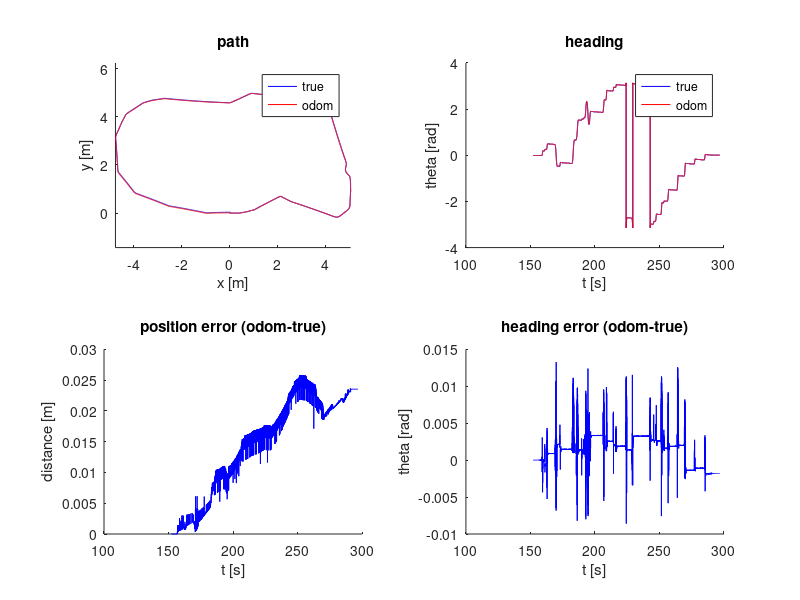

Reproduce this figure in MATLAB. (Note: a time limit stopped this script after it produced the figure.)
% ======
% ROB521_assignment2.m
% ======
%
% This assignment will introduce you to the idea of estimating the motion 
% of a mobile robot using wheel odometry, and then also using that wheel
% odometry to make a simple map.  It uses a dataset previously gathered in
% a mobile robot simulation environment called Gazebo. Watch the video,
% 'gazebo.mp4' to visualize what the robot did, what its environment
% looks like, and what its sensor stream looks like.
% 
% There are three questions to complete (5 marks each):
%
%    Question 1: code (noise-free) wheel odometry algorithm
%    Question 2: add noise to data and re-run wheel odometry algorithm
%    Question 3: build a map from ground truth and noisy wheel odometry
%
% Fill in the required sections of this script with your code, run it to
% generate the requested plots, then paste the plots into a short report
% that includes a few comments about what you've observed.  Append your
% version of this script to the report.  Hand in the report as a PDF file.
%
% requires: basic Matlab, 'ROB521_assignment2_gazebo_data.mat'
%
% T D Barfoot, December 2015
%
clear all;
clc

% set random seed for repeatability
rng(1);

% ==========================
% load the dataset from file
% ==========================
%
%    ground truth poses: t_true x_true y_true theta_true
% odometry measurements: t_odom v_odom omega_odom
%           laser scans: t_laser y_laser
%    laser range limits: r_min_laser r_max_laser
%    laser angle limits: phi_min_laser phi_max_laser
%
load ROB521_assignment2_gazebo_data.mat;
%%
% ======================================================
% Question 1: code (noise-free) wheel odometry algorithm
% ======================================================
%
% Write an algorithm to estimate the pose of the robot throughout motion
% using the wheel odometry data (t_odom, v_odom, omega_odom) and assuming
% a differential-drive robot model.  Save your estimate in the variables
% (x_odom y_odom theta_odom) so that the comparison plots can be generated
% below.  See the plot 'ass1_q1_soln.png' for what your results should look
% like.

% variables to store wheel odometry pose estimates
numodom = size(t_odom,1);
x_odom = zeros(numodom,1);
y_odom = zeros(numodom,1);
theta_odom = zeros(numodom,1);

% set the initial wheel odometry pose to ground truth
x_odom(1) = x_true(1);
y_odom(1) = y_true(1);
theta_odom(1) = theta_true(1);

% ------insert your wheel odometry algorithm here-------
for i=2:numodom
    theta_new = omega_odom(i)*(t_odom(i) - t_odom(i-1)) + theta_odom(i-1);
    
    if theta_new > pi
        theta_new = theta_new - 2*pi;
    elseif theta_new < -pi
        theta_new = theta_new + 2*pi;
    end
    
    x_new     = v_odom(i)*cos(theta_new)*(t_odom(i) - t_odom(i-1)) + x_odom(i-1);
    y_new     = v_odom(i)*sin(theta_new)*(t_odom(i) - t_odom(i-1)) + y_odom(i-1);
    
    x_odom(i) = x_new;
    y_odom(i) = y_new;
    theta_odom(i) = theta_new;
end
% ------end of your wheel odometry algorithm-------

% plot the results for verification
figure(1)
clf;

subplot(2,2,1);
hold on;
plot(x_true,y_true,'b');
plot(x_odom, y_odom, 'r');
legend('true', 'odom');
xlabel('x [m]');
ylabel('y [m]');
title('path');
axis equal;

subplot(2,2,2);
hold on;
plot(t_true,theta_true,'b');
plot(t_odom,theta_odom,'r');
legend('true', 'odom');
xlabel('t [s]');
ylabel('theta [rad]');
title('heading');

subplot(2,2,3);
hold on;
pos_err = zeros(numodom,1);
for i=1:numodom
    pos_err(i) = sqrt((x_odom(i)-x_true(i))^2 + (y_odom(i)-y_true(i))^2);
end
plot(t_odom,pos_err,'b');
xlabel('t [s]');
ylabel('distance [m]');
title('position error (odom-true)');

subplot(2,2,4);
hold on;
theta_err = zeros(numodom,1);
for i=1:numodom
    phi = theta_odom(i) - theta_true(i);
    while phi > pi
        phi = phi - 2*pi;
    end
    while phi < -pi
        phi = phi + 2*pi;
    end 
    theta_err(i) = phi;
end
plot(t_odom,theta_err,'b');
xlabel('t [s]');
ylabel('theta [rad]');
title('heading error (odom-true)');
print -dpng self_ass1_q1.png

%%

% =================================================================
% Question 2: add noise to data and re-run wheel odometry algorithm
% =================================================================
%
% Now we're going to deliberately add some noise to the linear and 
% angular velocities to simulate what real wheel odometry is like.  Copy
% your wheel odometry algorithm from above into the indicated place below
% to see what this does.  The below loops 100 times with different random
% noise.  See the plot 'ass1_q2_soln.pdf' for what your results should look
% like.

% save the original odometry variables for later use
v_odom_noisefree = v_odom;
omega_odom_noisefree = omega_odom;

% set up plot
figure(2);
clf;
hold on;

% loop over random trials
for n=1:100
    
    % add noise to wheel odometry measurements (yes, on purpose to see effect)
    v_odom = v_odom_noisefree + 0.2*randn(numodom,1);
    omega_odom = omega_odom_noisefree + 0.04*randn(numodom,1);
    
    % ------insert your wheel odometry algorithm here-------
    for i=2:numodom
        theta_new = omega_odom(i)*(t_odom(i) - t_odom(i-1)) + theta_odom(i-1);
    
    if theta_new > pi
        theta_new = theta_new - 2*pi;
    elseif theta_new < -pi
        theta_new = theta_new + 2*pi;
    end
    
    x_new     = v_odom(i)*cos(theta_new)*(t_odom(i) - t_odom(i-1)) + x_odom(i-1);
    y_new     = v_odom(i)*sin(theta_new)*(t_odom(i) - t_odom(i-1)) + y_odom(i-1);
    
    x_odom(i) = x_new;
    y_odom(i) = y_new;
    theta_odom(i) = theta_new;
      
    
    end
    % ------end of your wheel odometry algorithm------- 
    
    % add the results to the plot
    plot(x_odom, y_odom, 'r');
end

% plot ground truth on top and label
plot(x_true,y_true,'b');
xlabel('x [m]');
ylabel('y [m]');
title('path');
axis equal;
print -dpng self_ass1_q2.png

%%
% ================================================================
% Question 3: build a map from noisy and noise-free wheel odometry
% ================================================================
%
% Now we're going to try to plot all the points from our laser scans in the
% robot's initial reference frame.  This will involve first figuring out
% how to plot the points in the current frame, then transforming them back
% to the initial frame and plotting them.  Do this for both the ground
% truth pose (blue) and also the last noisy odometry that you calculated in 
% Question 2 (red).  At first even the map based on the ground truth may
% not look too good.  This is because the laser timestamps and odometry
% timestamps do not line up perfectly and you'll need to interpolate.  Even
% after this, two additional patches will make your map based on ground
% truth look as crisp as the one in 'ass1_q3_soln.png'.  The first patch is
% to only plot the laser scans if the angular velocity is less than 
% 0.1 rad/s; this is because the timestamp interpolation errors have more
% of an effect when the robot is turning quickly.  The second patch is to
% account for the fact that the origin of the laser scans is about 10 cm
% behind the origin of the robot.  Once your ground truth map looks crisp,
% compare it to the one based on the odometry poses, which should be far
% less crisp, even with the two patches applied.

% set up plot
figure(3);
clf;
hold on;

% precalculate some quantities
npoints = size(y_laser,2);
angles = linspace(phi_min_laser, phi_max_laser,npoints);
cos_angles = cos(angles);
sin_angles = sin(angles);

for n=1:2
    if n==2
        % interpolate the noisy odometry at the laser timestamps
        t_interp = linspace(t_odom(1),t_odom(numodom),numodom);
        x_interp = interp1(t_interp,x_odom,t_laser);
        y_interp = interp1(t_interp,y_odom,t_laser);
        theta_interp = interp1(t_interp,theta_odom,t_laser);
        omega_interp = interp1(t_interp,omega_odom,t_laser);
    else
        % interpolate the noise-free odometry at the laser timestamps
        t_interp = linspace(t_true(1),t_true(numodom),numodom);
        x_interp = interp1(t_interp,x_true,t_laser);
        y_interp = interp1(t_interp,y_true,t_laser);
        theta_interp = interp1(t_interp,theta_true,t_laser);
        omega_interp = interp1(t_interp,omega_odom,t_laser);
    end   
        
    x_map = [];
    y_map = [];
    laser_angles = linspace(phi_min_laser, phi_max_laser, size(y_laser, 2))';
    
    % loop over laser scans
    for i=1:size(t_laser,1)
        
        % ------insert your point transformation algorithm here------
        for j=1:size(y_laser, 2)   
            if omega_interp(i)<0.1
                if ~isnan(y_laser(i, j))               
            
                    x_botframe = (y_laser(i, j)-0.1)*cos(theta_interp(i) + laser_angles(j));
                    y_botframe = (y_laser(i, j)-0.1)*sin(theta_interp(i) + laser_angles(j));
            
                    x_inerframe = x_interp(i) + x_botframe;
                    y_inerframe = y_interp(i) + y_botframe;
            
                    x_map = [x_map x_inerframe];
                    y_map = [y_map y_inerframe];
            
                end
            end
        end
        % ------end of your point transformation algorithm-------
    end
    
    if n==1
        scatter(x_map,y_map, 5,'b', 'filled');
        print -dpng self_ass1_q3_gt.png
        hold on
    else
        axis equal;
        scatter(x_map,y_map, 5,'r', 'filled');
    end
end

legend('groundtruth pose','noisyodometry pose')
xlabel('x [m]');
ylabel('y [m]');
title('map');
print -dpng self_ass1_q3_both.png
